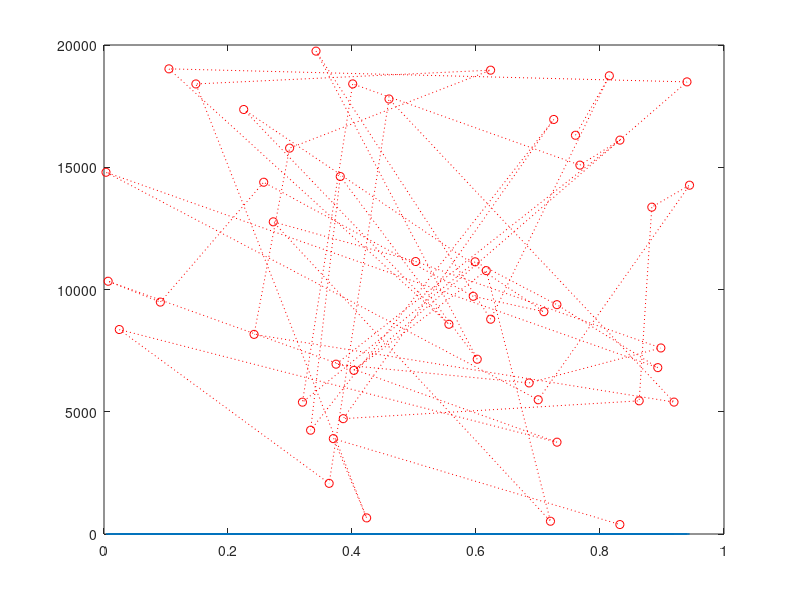

Write MATLAB code to recreate this figure.
h=50; y =rand (1,h);x=rand(1,h);  plot(x,20000*y,'ro:', x, y,'markersize', 2)
pause(.1)
h=50; y =rand (1,h);x=rand(1,h);  plot(x,20000*y,'ro:', x, y,'markersize', 2)